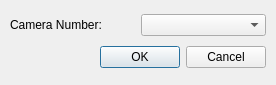
<?xml version="1.0" encoding="UTF-8"?>
<ui version="4.0">
 <class>CameraConnectDialog</class>
 <widget class="QDialog" name="CameraConnectDialog">
  <property name="geometry">
   <rect>
    <x>0</x>
    <y>0</y>
    <width>276</width>
    <height>85</height>
   </rect>
  </property>
  <property name="windowTitle">
   <string>Dialog</string>
  </property>
  <widget class="QWidget" name="">
   <property name="geometry">
    <rect>
     <x>10</x>
     <y>10</y>
     <width>256</width>
     <height>63</height>
    </rect>
   </property>
   <layout class="QGridLayout" name="gridLayout">
    <item row="0" column="0">
     <layout class="QHBoxLayout" name="horizontalLayout">
      <item>
       <widget class="QLabel" name="label">
        <property name="text">
         <string>Camera Number:</string>
        </property>
       </widget>
      </item>
      <item>
       <widget class="QComboBox" name="deviceBox"/>
      </item>
     </layout>
    </item>
    <item row="1" column="0">
     <widget class="QDialogButtonBox" name="buttonBox">
      <property name="orientation">
       <enum>Qt::Horizontal</enum>
      </property>
      <property name="standardButtons">
       <set>QDialogButtonBox::Cancel|QDialogButtonBox::Ok</set>
      </property>
     </widget>
    </item>
   </layout>
  </widget>
 </widget>
 <resources/>
 <connections>
  <connection>
   <sender>buttonBox</sender>
   <signal>accepted()</signal>
   <receiver>CameraConnectDialog</receiver>
   <slot>accept()</slot>
   <hints>
    <hint type="sourcelabel">
     <x>248</x>
     <y>254</y>
    </hint>
    <hint type="destinationlabel">
     <x>157</x>
     <y>274</y>
    </hint>
   </hints>
  </connection>
  <connection>
   <sender>buttonBox</sender>
   <signal>rejected()</signal>
   <receiver>CameraConnectDialog</receiver>
   <slot>reject()</slot>
   <hints>
    <hint type="sourcelabel">
     <x>316</x>
     <y>260</y>
    </hint>
    <hint type="destinationlabel">
     <x>286</x>
     <y>274</y>
    </hint>
   </hints>
  </connection>
 </connections>
</ui>
